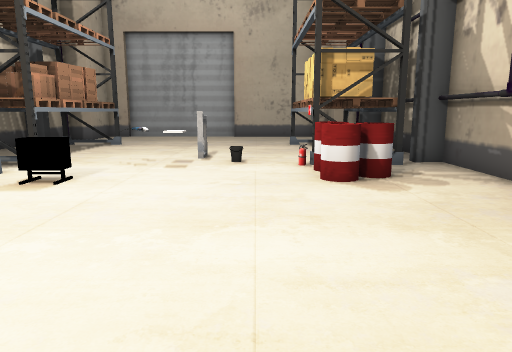
View 1 (above)

14 first-person views from a walk through a scene from a Unity 3-D project. The camera is 1.3 m above the floor, tilts 10° down and sees 70° across. The floor is counted in squares, 1 m on a side. Each view is taken from the middle of a square. On the plan, view 1 faces up. The plan holds only what a view shows up to about 15 squares ahead; the rest is blank. The place goes on beyond the plan. The player is left out.

View 2
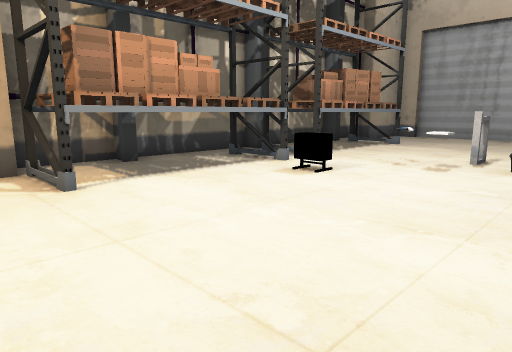

View 3
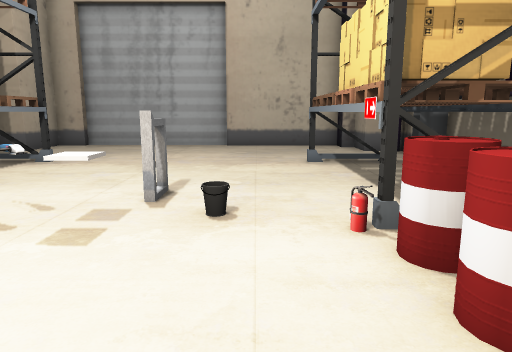

View 4
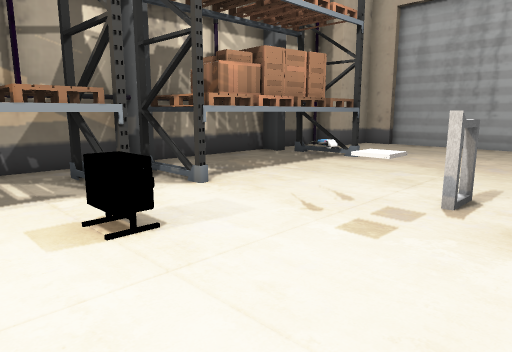

View 5
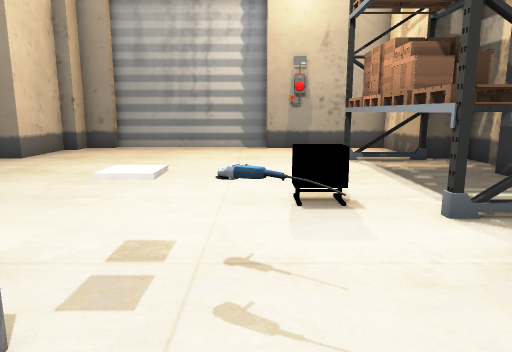

View 6
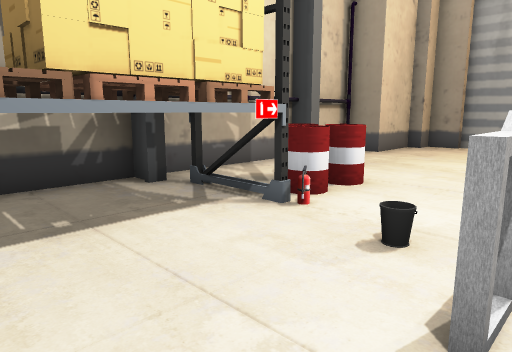

View 7
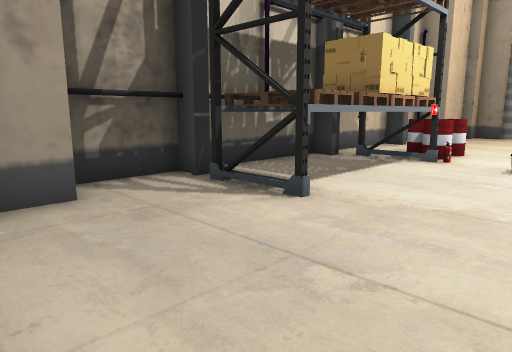

View 8
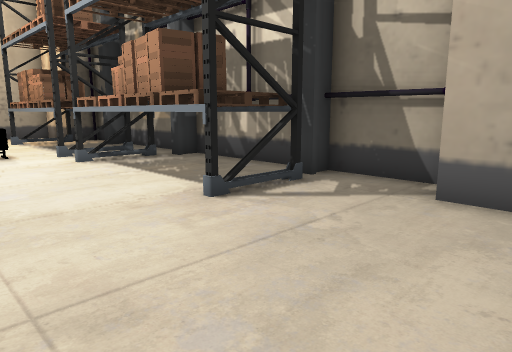

View 9
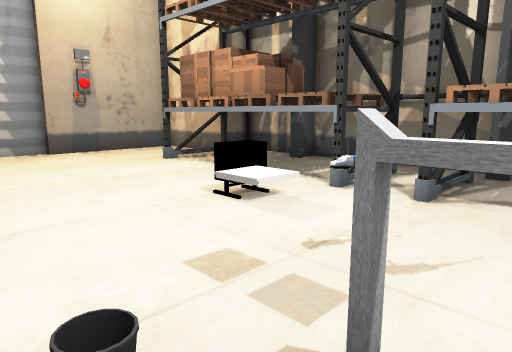

View 10
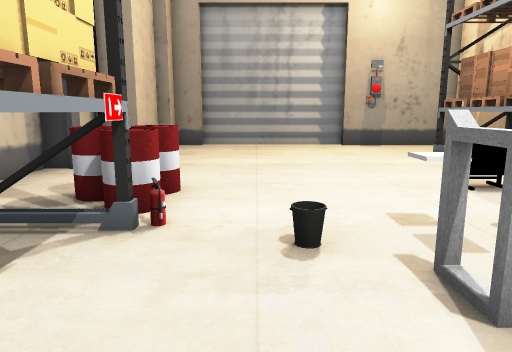

View 11
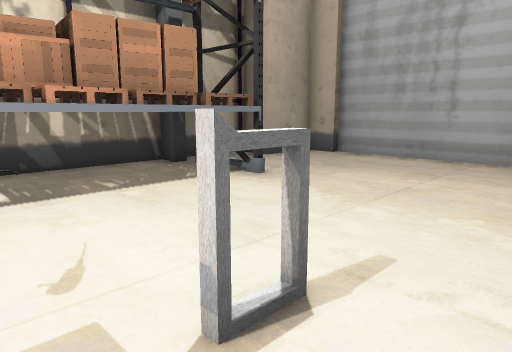

View 12
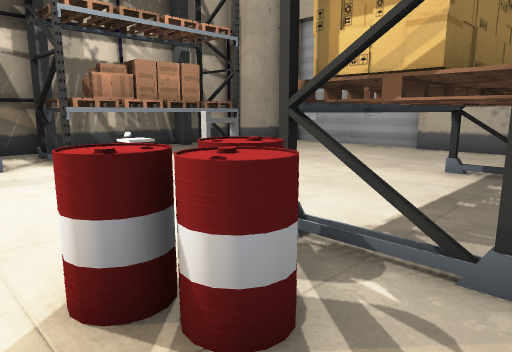

View 13
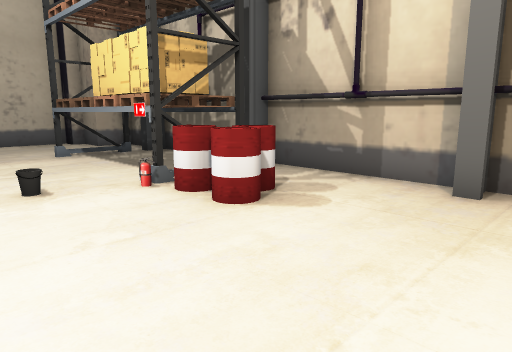

View 14
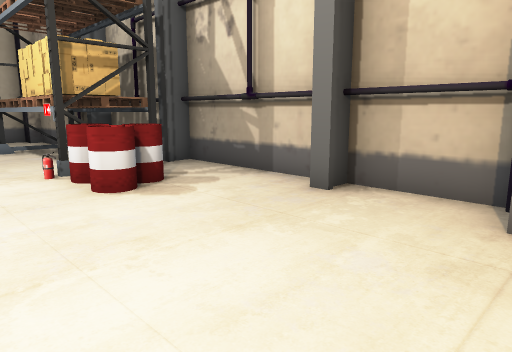

### Floor plan
Key: @ floor where view 1 was taken; # wall or solid block; x gap in a wall; . floor; = window, fence, low wall or low ledge; B box; A barrel; O other object.
Columns run from 9 left of view 1 to 5 right of it. Each row starts with its distance up from view 1.
 20   #######
 19  ##.....######
 18  #...........#
 17 ##...........##
 16 #.............#
 15 #............##
 14 #OOO......OOOO#
 13 #OBB......OOOO#
 12 #O B......OOOO#
 11 #OBB......OOOO#
 10 #OBB...x..OOOO#
  9 #OOO..OO..OOOO#
  8 #.........AAA.#
  7 #OOO.=....AA..#
  6 #OBB..........#
  5 #OBB..........#
  4 #OBB..........#
  3 #O B..........#
  2 ## B.........##
  1  #...........#
  0  #.......@...#
 -1  ####O.....###
 -2       ######

Positions as (right, up) in squares from view 1, and headings:
1: (0, 0), facing up
2: (1, 0), facing up-left
3: (0, 5), facing up
4: (0, 5), facing up-left
5: (-3, 12), facing down
6: (-2, 13), facing down-right
7: (-2, 19), facing down-right
8: (-2, 19), facing down-left
9: (0, 11), facing down-left
10: (0, 13), facing down
11: (0, 9), facing up-left
12: (4, 6), facing up-left
13: (-2, 3), facing up-right
14: (-1, 1), facing up-right
